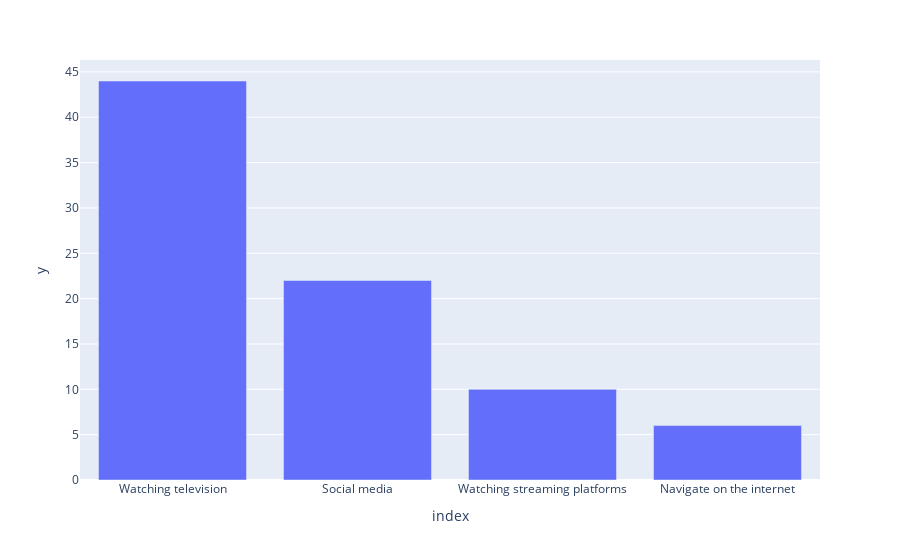

Here is the notebook cell this chart was saved with:
### Code cell
#IMPROVING OUR MODEL

#The column Q15 will be what I want to predict with my model.

#Which of these activities would be easier for you to stop doing?'

counts = data['Q15'].value_counts()
fig = px.bar(counts, x=counts.index, y=counts.values)
fig.show()

### Figure 1 — Plotly figure (JSON) as saved in the notebook; plotly's stock layout.template omitted (floating-point values rounded to 4 significant figures)
{"data": [{"alignmentgroup": "True", "hovertemplate": "index=%{x}<br>y=%{y}<extra></extra>", "legendgroup": "", "marker": {"color": "#636efa", "pattern": {"shape": ""}}, "name": "", "offsetgroup": "", "orientation": "v", "showlegend": false, "textposition": "auto", "type": "bar", "x": ["Watching television", "Social media", "Watching streaming platforms", "Navigate on the internet"], "xaxis": "x", "y": [44, 22, 10, 6], "yaxis": "y"}], "layout": {"barmode": "relative", "legend": {"tracegroupgap": 0}, "margin": {"t": 60}, "xaxis": {"anchor": "y", "domain": [0, 1], "title": {"text": "index"}}, "yaxis": {"anchor": "x", "domain": [0, 1], "title": {"text": "y"}}}}
